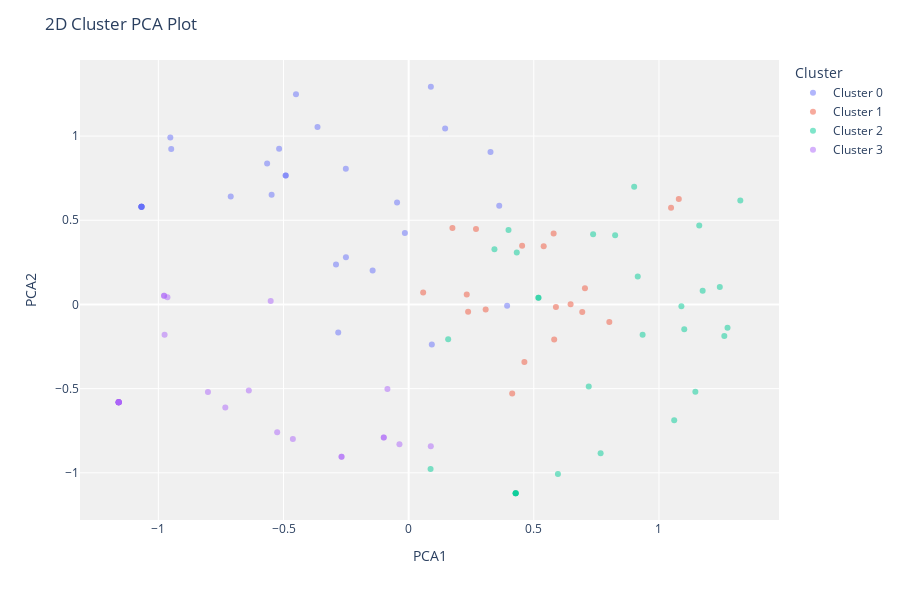

Notebook code cell kept with this figure:
### Code cell
# Trying to observe the behavior of the clusters.
plot_model(kmeans)

### Figure 1 — Plotly figure (JSON) as saved in the notebook; plotly's stock layout.template omitted (floating-point values rounded to 4 significant figures)
{"data": [{"customdata": [[1], [3], [4], [3], [3], [3], [3], [3], [3], [3], [3], [6], [0], [3], [3], [3], [1], [3], [3], [3], [3], [3], [4], [3], [3], [2], [3], [3], [3]], "hovertemplate": "Cluster=Cluster 0<br>PCA1=%{x}<br>PCA2=%{y}<br>Feature=%{customdata[0]}<extra></extra>", "legendgroup": "Cluster 0", "marker": {"color": "#636efa", "opacity": 0.5, "symbol": "circle"}, "mode": "markers", "name": "Cluster 0", "orientation": "v", "showlegend": true, "textposition": "top center", "type": "scatter", "x": [0.3934, -0.04632, -0.2903, -0.3642, -0.9522, 0.08879, -0.5475, -1.067, -0.5175, -1.067, -0.7109, -0.2506, 0.09257, -0.251, -0.4913, -0.4502, -0.2814, -0.5655, -1.067, -0.4913, 0.1457, -1.067, 0.327, -0.01507, -0.9486, -0.144, 0.3619, -1.067, -1.067], "xaxis": "x", "y": [-0.007156, 0.6052, 0.2373, 1.053, 0.9913, 1.293, 0.6509, 0.5801, 0.9252, 0.5801, 0.6413, 0.2803, -0.2373, 0.8053, 0.7651, 1.248, -0.1662, 0.8372, 0.5801, 0.7651, 1.044, 0.5801, 0.9057, 0.4241, 0.9239, 0.2011, 0.5862, 0.5801, 0.5801], "yaxis": "y"}, {"customdata": [[3], [1], [1], [0], [4], [4], [1], [3], [5], [4], [1], [4], [4], [4], [6], [6], [1], [6], [0]], "hovertemplate": "Cluster=Cluster 1<br>PCA1=%{x}<br>PCA2=%{y}<br>Feature=%{customdata[0]}<extra></extra>", "legendgroup": "Cluster 1", "marker": {"color": "#EF553B", "opacity": 0.5, "symbol": "circle"}, "mode": "markers", "name": "Cluster 1", "orientation": "v", "showlegend": true, "textposition": "top center", "type": "scatter", "x": [0.1748, 0.269, 0.647, 0.5814, 0.2375, 0.7044, 0.2322, 0.5792, 0.5884, 0.8018, 0.6936, 0.4624, 0.3077, 0.4533, 0.5396, 1.079, 0.05795, 1.048, 0.4137], "xaxis": "x", "y": [0.4543, 0.4479, 0.0007376, -0.2074, -0.04399, 0.09583, 0.05906, 0.4208, -0.0152, -0.1045, -0.04552, -0.3419, -0.02969, 0.3489, 0.3457, 0.6264, 0.07122, 0.5744, -0.529], "yaxis": "y"}, {"customdata": [[0], [6], [3], [6], [4], [0], [3], [6], [0], [2], [3], [5], [0], [0], [3], [0], [3], [0], [0], [2], [4], [6], [3], [3], [3], [4], [6], [3], [5]], "hovertemplate": "Cluster=Cluster 2<br>PCA1=%{x}<br>PCA2=%{y}<br>Feature=%{customdata[0]}<extra></extra>", "legendgroup": "Cluster 2", "marker": {"color": "#00cc96", "opacity": 0.5, "symbol": "circle"}, "mode": "markers", "name": "Cluster 2", "orientation": "v", "showlegend": true, "textposition": "top center", "type": "scatter", "x": [0.767, 1.261, 0.5186, 1.101, 1.161, 0.4276, 0.399, 1.175, 0.4276, 1.243, 0.825, 1.274, 0.4276, 0.4276, 0.9153, 0.08757, 0.432, 0.5964, 1.061, 0.1579, 1.146, 1.325, 0.7369, 0.5186, 0.901, 0.7196, 1.09, 0.3428, 0.9348], "xaxis": "x", "y": [-0.8838, -0.1874, 0.04027, -0.1469, 0.4689, -1.121, 0.4425, 0.08104, -1.121, 0.1032, 0.4115, -0.1389, -1.121, -1.121, 0.1658, -0.9774, 0.3087, -1.007, -0.6873, -0.2061, -0.5186, 0.617, 0.4175, 0.04027, 0.6996, -0.4875, -0.01059, 0.3283, -0.1804], "yaxis": "y"}, {"customdata": [[1], [0], [0], [0], [0], [0], [0], [0], [0], [0], [0], [0], [0], [0], [0], [0], [1], [0], [0], [0], [0], [0], [1], [0], [0], [2], [0]], "hovertemplate": "Cluster=Cluster 3<br>PCA1=%{x}<br>PCA2=%{y}<br>Feature=%{customdata[0]}<extra></extra>", "legendgroup": "Cluster 3", "marker": {"color": "#ab63fa", "opacity": 0.5, "symbol": "circle"}, "mode": "markers", "name": "Cluster 3", "orientation": "v", "showlegend": true, "textposition": "top center", "type": "scatter", "x": [-0.9772, -1.158, -0.08478, -1.158, -1.158, -0.8018, -0.6385, -0.2681, -1.158, -0.4627, -0.5253, -1.158, -1.158, -0.03675, -0.9751, -0.09941, -0.5513, -1.158, -1.158, -0.09941, -0.7325, -1.158, -0.9772, -1.158, -0.2681, -0.9638, 0.08849], "xaxis": "x", "y": [0.051, -0.5814, -0.5018, -0.5814, -0.5814, -0.5202, -0.5105, -0.904, -0.5814, -0.7986, -0.7584, -0.5814, -0.5814, -0.8296, -0.1792, -0.7894, 0.01999, -0.5814, -0.5814, -0.7894, -0.6124, -0.5814, 0.051, -0.5814, -0.904, 0.04209, -0.8428], "yaxis": "y"}], "layout": {"height": 600, "legend": {"title": {"text": "Cluster"}, "tracegroupgap": 0}, "margin": {"t": 60}, "plot_bgcolor": "rgb(240,240,240)", "title": {"text": "2D Cluster PCA Plot"}, "xaxis": {"anchor": "y", "domain": [0, 1], "title": {"text": "PCA1"}}, "yaxis": {"anchor": "x", "domain": [0, 1], "title": {"text": "PCA2"}}}}
